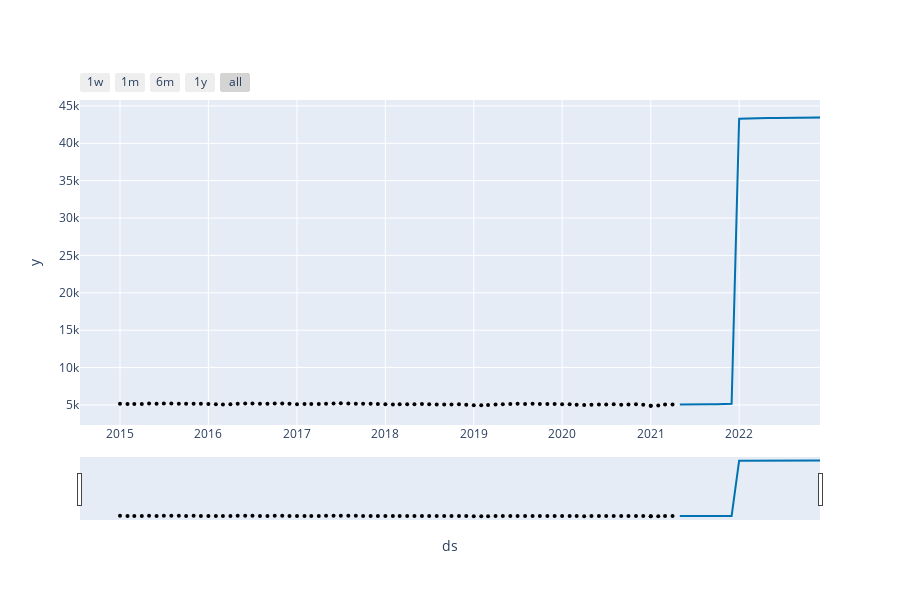
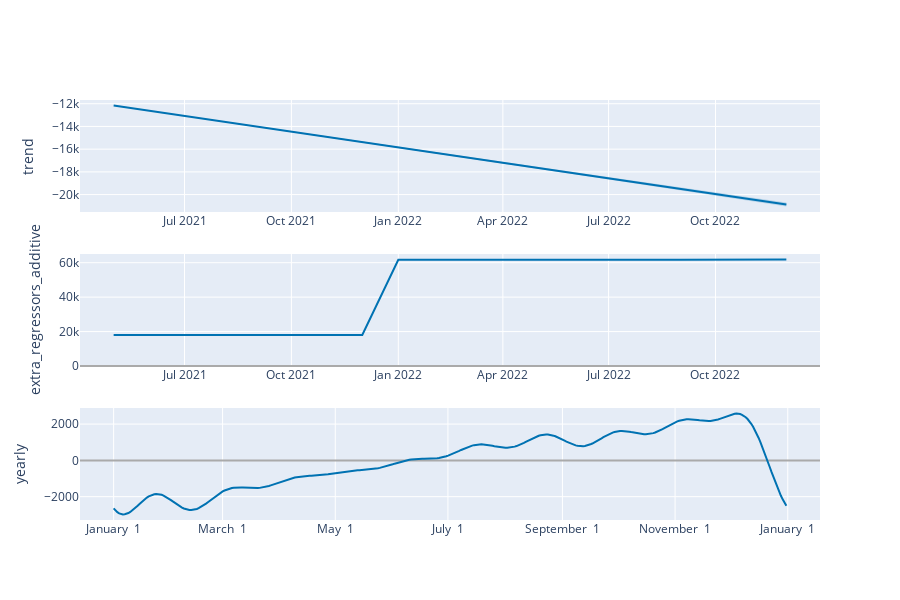

Write notebook code for charts like these, in order.
### Code cell
fig_forecast = plot_plotly(model, forecast)
fig_forecast.show()

fig_components = plot_components_plotly(model, forecast)
fig_components.show()
